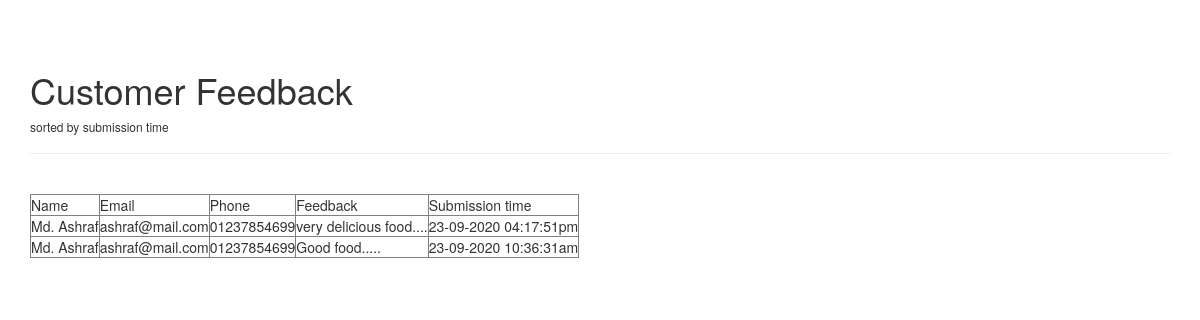
The app's page /view_feedback.php (signed in) with its own data.
### tables this page shows
CREATE TABLE `feedback` (
  `fno` int(11) NOT NULL,
  `email` varchar(100) NOT NULL,
  `comment` varchar(1000) NOT NULL,
  `subtime` varchar(100) NOT NULL
);

CREATE TABLE `customer` (
  `name` varchar(100) NOT NULL,
  `phonenumber` varchar(30) NOT NULL,
  `email` varchar(100) NOT NULL
);

### view_feedback.php (the view, shortened to what this page needs)
<?php
  	include('functions.php');
?>
<!DOCTYPE html>
<html>
<head>
	<link rel="stylesheet" type="text/css" href="http://localhost/projects/rms/tools/css/bootstrap.css">
</head>
<body>
	<div class="container" style="padding-top: 50px">
		<h1>Customer Feedback</h1>
		<h6>sorted by submission time</h6>
		<hr class="mb-6">
		<?php
					$query = "SELECT name, email, phonenumber, comment, subtime FROM customer NATURAL JOIN feedback ORDER BY subtime ASC";
					$result = mysqli_query($conn, $query);
					echo "<br>";
					echo "<table border='1'>";
					echo "<td>Name</td> <td>Email</td> <td>Phone</td> <td>Feedback</td> <td>Submission time</td>";
					while ($row = mysqli_fetch_assoc($result)) {
							echo "<tr>";
						foreach ($row as $field => $value) {
							echo "<td>" . $value . "</td>";
						}
						echo "</tr>";
					}
					echo "</table>";
		?>
	</div>
</body>
</html>

### records on screen
feedback: email.name "Md. Ashraf", email.email "ashraf@mail.com", email.phonenumber "01237854699", comment "very delicious food....", subtime "23-09-2020 04:17:51pm"
feedback: email.name "Md. Ashraf", email.email "ashraf@mail.com", email.phonenumber "01237854699", comment "Good food.....", subtime "23-09-2020 10:36:31am"
